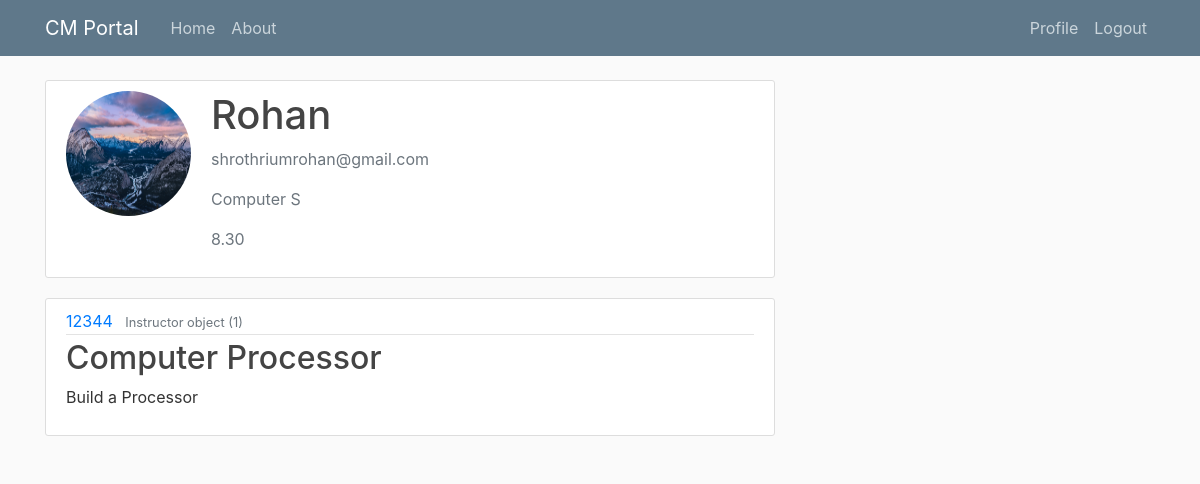
Screenshot of /profile/ (signed in) with the database file from the repository.
### users/models.py (models this page shows, shortened)
class Profile(models.Model):
    user = models.OneToOneField(User, on_delete=models.CASCADE)
    image = models.ImageField(default='default.jpg', upload_to='profile_pics')
    DepName = models.CharField(max_length=10, default='')
    Cpi = models.DecimalField(max_digits=3, decimal_places=2, default=0)

class TakesProject(models.Model):
    Project = models.ForeignKey(Project, on_delete=models.CASCADE)
    Student = models.ForeignKey(User, on_delete = models.CASCADE)
    Performance = models.TextField()
    Feedback = models.TextField()

### portal/models.py (models this page shows)
class Project(models.Model):
    ProjectID = models.CharField(max_length=5, default='')
    Instructor = models.ForeignKey(Instructor, on_delete = models.CASCADE, default=None)
    Title = models.TextField()
    Description = models.TextField()

class Instructor(models.Model):
    InstID = models.CharField(max_length=5, default='')
    InstName = models.TextField(default='')
    DeptName = models.TextField(default='')
    Email = models.EmailField()

### users/views.py (the view)
# urls.py: path('profile/', user_views.profile, name='profile'),
@login_required
def profile(request):
    context = {
        'projects': request.user.takesproject_set.all(),
        'courses': request.user.takescourse_set.all()
    }
    return render(request, 'users/profile.html', context)

### users/templates/users/profile.html
{% extends "portal/base.html" %}
{% load crispy_forms_tags %}
{% block content %}
    <div class="content-section">
      <div class="media">
        <img class="rounded-circle account-img" src="{{ user.profile.image.url }}">
        <div class="media-body">
          <h2 class="account-heading">{{ user.username }}</h2>
          <p class="text-secondary">{{ user.email }}</p>
          <p class="text-secondary">{{ user.profile.DepName }}</p>
          <p class="text-secondary">{{ user.profile.Cpi }}</p>
        </div>
      </div>
    </div>
    {% for project in projects %}
        <article class="media content-section">
          <div class="media-body">
            <div class="article-metadata">
              <a class="mr-2" href="#">{{ project.Project.ProjectID }}</a>
              <small class="text-muted">{{ project.Project.Instructor }}</small>
            </div>
            <h2><a class="article-title" href="#">{{ project.Project.Title }}</a></h2>
            <p class="article-content">{{ project.Project.Description }}</p>
          </div>
        </article>
    {% endfor %}
{% endblock content %}

### portal/static/portal/main.css (style rules this page uses)
body { background: #fafafa; color: #333333; margin-top: 5rem; }
h1, h2, h3, h4, h5, h6 { color: #444444; }
.content-section { background: #ffffff; padding: 10px 20px; border: 1px solid #dddddd; border-radius: 3px; margin-bottom: 20px; }
.article-title { color: #444444; }
.article-content { white-space: pre-line; }
.article-metadata { padding-bottom: 1px; margin-bottom: 4px; border-bottom: 1px solid #e3e3e3 }
.account-img { height: 125px; width: 125px; margin-right: 20px; margin-bottom: 16px; }
.account-heading { font-size: 2.5rem; }

### rows the page displays
TakesProject: Project.ProjectID "12344", Project.Instructor "Instructor object (1)", Project.Title "Computer Processor", Project.Description "Build a Processor"

### other values shown
{{ user.username }} "Rohan"
{{ user.email }} "shrothriumrohan@gmail.com"
{{ user.profile.DepName }} "Computer S"
{{ user.profile.Cpi }} "8.30"
